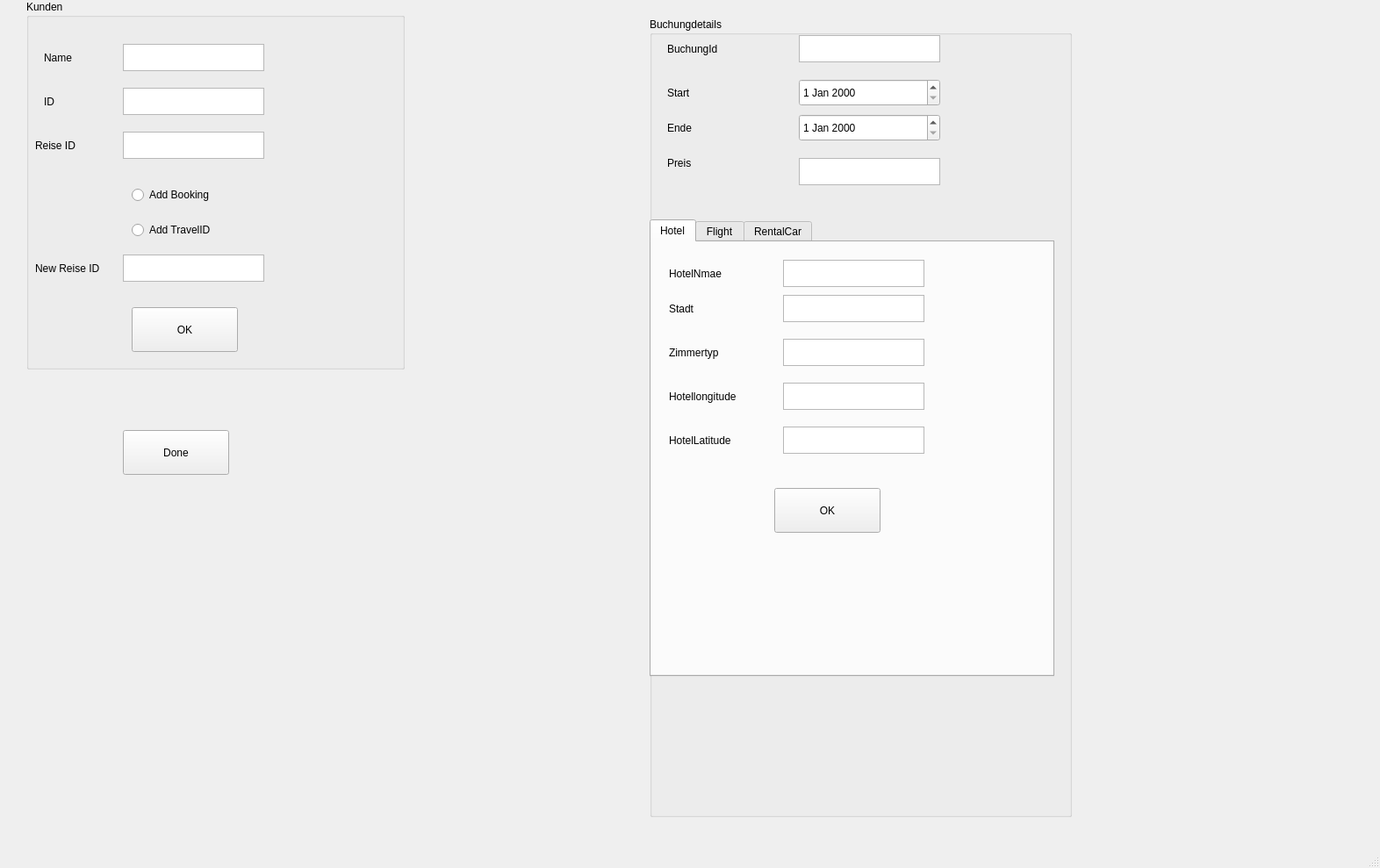
<?xml version="1.0" encoding="UTF-8"?>
<ui version="4.0">
 <class>MainWindow</class>
 <widget class="QMainWindow" name="MainWindow">
  <property name="geometry">
   <rect>
    <x>0</x>
    <y>0</y>
    <width>1572</width>
    <height>989</height>
   </rect>
  </property>
  <property name="windowTitle">
   <string>MainWindow</string>
  </property>
  <widget class="QWidget" name="centralwidget">
   <widget class="QGroupBox" name="groupBox">
    <property name="geometry">
     <rect>
      <x>30</x>
      <y>0</y>
      <width>431</width>
      <height>421</height>
     </rect>
    </property>
    <property name="title">
     <string>Kunden</string>
    </property>
    <widget class="QTextEdit" name="KundenId">
     <property name="geometry">
      <rect>
       <x>110</x>
       <y>100</y>
       <width>161</width>
       <height>31</height>
      </rect>
     </property>
    </widget>
    <widget class="QLabel" name="label">
     <property name="geometry">
      <rect>
       <x>20</x>
       <y>100</y>
       <width>70</width>
       <height>31</height>
      </rect>
     </property>
     <property name="text">
      <string>ID</string>
     </property>
    </widget>
    <widget class="QLabel" name="label_2">
     <property name="geometry">
      <rect>
       <x>20</x>
       <y>50</y>
       <width>71</width>
       <height>31</height>
      </rect>
     </property>
     <property name="text">
      <string>Name</string>
     </property>
    </widget>
    <widget class="QTextEdit" name="Kundenname">
     <property name="geometry">
      <rect>
       <x>110</x>
       <y>50</y>
       <width>161</width>
       <height>31</height>
      </rect>
     </property>
    </widget>
    <widget class="QTextEdit" name="ReiseID">
     <property name="geometry">
      <rect>
       <x>110</x>
       <y>150</y>
       <width>161</width>
       <height>31</height>
      </rect>
     </property>
    </widget>
    <widget class="QLabel" name="label_4">
     <property name="geometry">
      <rect>
       <x>10</x>
       <y>150</y>
       <width>70</width>
       <height>31</height>
      </rect>
     </property>
     <property name="text">
      <string>Reise ID</string>
     </property>
    </widget>
    <widget class="QPushButton" name="pushButton_4">
     <property name="geometry">
      <rect>
       <x>120</x>
       <y>350</y>
       <width>121</width>
       <height>51</height>
      </rect>
     </property>
     <property name="text">
      <string>OK</string>
     </property>
    </widget>
    <widget class="QRadioButton" name="radioButton">
     <property name="geometry">
      <rect>
       <x>120</x>
       <y>210</y>
       <width>107</width>
       <height>24</height>
      </rect>
     </property>
     <property name="text">
      <string>Add Booking</string>
     </property>
    </widget>
    <widget class="QRadioButton" name="radioButton_2">
     <property name="geometry">
      <rect>
       <x>120</x>
       <y>250</y>
       <width>107</width>
       <height>24</height>
      </rect>
     </property>
     <property name="text">
      <string>Add TravelID</string>
     </property>
    </widget>
    <widget class="QLabel" name="label_5">
     <property name="geometry">
      <rect>
       <x>10</x>
       <y>290</y>
       <width>111</width>
       <height>31</height>
      </rect>
     </property>
     <property name="text">
      <string>New Reise ID</string>
     </property>
    </widget>
    <widget class="QTextEdit" name="ReiseID_2">
     <property name="geometry">
      <rect>
       <x>110</x>
       <y>290</y>
       <width>161</width>
       <height>31</height>
      </rect>
     </property>
    </widget>
   </widget>
   <widget class="QGroupBox" name="groupBox_3">
    <property name="geometry">
     <rect>
      <x>740</x>
      <y>20</y>
      <width>481</width>
      <height>911</height>
     </rect>
    </property>
    <property name="title">
     <string>Buchungdetails</string>
    </property>
    <widget class="QLabel" name="label_6">
     <property name="geometry">
      <rect>
       <x>20</x>
       <y>20</y>
       <width>91</width>
       <height>31</height>
      </rect>
     </property>
     <property name="text">
      <string>BuchungId</string>
     </property>
    </widget>
    <widget class="QLabel" name="label_7">
     <property name="geometry">
      <rect>
       <x>20</x>
       <y>70</y>
       <width>71</width>
       <height>31</height>
      </rect>
     </property>
     <property name="text">
      <string>Start</string>
     </property>
    </widget>
    <widget class="QTextEdit" name="BuchungID">
     <property name="geometry">
      <rect>
       <x>170</x>
       <y>20</y>
       <width>161</width>
       <height>31</height>
      </rect>
     </property>
    </widget>
    <widget class="QTextEdit" name="Preis">
     <property name="geometry">
      <rect>
       <x>170</x>
       <y>160</y>
       <width>161</width>
       <height>31</height>
      </rect>
     </property>
    </widget>
    <widget class="QLabel" name="label_8">
     <property name="geometry">
      <rect>
       <x>20</x>
       <y>150</y>
       <width>71</width>
       <height>31</height>
      </rect>
     </property>
     <property name="text">
      <string>Preis</string>
     </property>
    </widget>
    <widget class="QLabel" name="label_9">
     <property name="geometry">
      <rect>
       <x>20</x>
       <y>110</y>
       <width>71</width>
       <height>31</height>
      </rect>
     </property>
     <property name="text">
      <string>Ende</string>
     </property>
    </widget>
    <widget class="QTabWidget" name="Tabs">
     <property name="geometry">
      <rect>
       <x>0</x>
       <y>230</y>
       <width>461</width>
       <height>521</height>
      </rect>
     </property>
     <property name="currentIndex">
      <number>0</number>
     </property>
     <widget class="QWidget" name="Hotel">
      <attribute name="title">
       <string>Hotel</string>
      </attribute>
      <widget class="QTextEdit" name="Hotelname">
       <property name="geometry">
        <rect>
         <x>150</x>
         <y>20</y>
         <width>161</width>
         <height>31</height>
        </rect>
       </property>
      </widget>
      <widget class="QLabel" name="label_10">
       <property name="geometry">
        <rect>
         <x>20</x>
         <y>60</y>
         <width>71</width>
         <height>31</height>
        </rect>
       </property>
       <property name="text">
        <string>Stadt</string>
       </property>
      </widget>
      <widget class="QTextEdit" name="Stadt">
       <property name="geometry">
        <rect>
         <x>150</x>
         <y>60</y>
         <width>161</width>
         <height>31</height>
        </rect>
       </property>
      </widget>
      <widget class="QLabel" name="label_11">
       <property name="geometry">
        <rect>
         <x>20</x>
         <y>20</y>
         <width>111</width>
         <height>31</height>
        </rect>
       </property>
       <property name="text">
        <string>HotelNmae</string>
       </property>
      </widget>
      <widget class="QTextEdit" name="Zimmer">
       <property name="geometry">
        <rect>
         <x>150</x>
         <y>110</y>
         <width>161</width>
         <height>31</height>
        </rect>
       </property>
      </widget>
      <widget class="QLabel" name="label_12">
       <property name="geometry">
        <rect>
         <x>20</x>
         <y>110</y>
         <width>91</width>
         <height>31</height>
        </rect>
       </property>
       <property name="text">
        <string>Zimmertyp</string>
       </property>
      </widget>
      <widget class="QPushButton" name="pushButton_3">
       <property name="geometry">
        <rect>
         <x>140</x>
         <y>280</y>
         <width>121</width>
         <height>51</height>
        </rect>
       </property>
       <property name="text">
        <string>OK</string>
       </property>
      </widget>
      <widget class="QLabel" name="label_20">
       <property name="geometry">
        <rect>
         <x>20</x>
         <y>160</y>
         <width>121</width>
         <height>31</height>
        </rect>
       </property>
       <property name="text">
        <string>Hotellongitude</string>
       </property>
      </widget>
      <widget class="QLabel" name="label_21">
       <property name="geometry">
        <rect>
         <x>20</x>
         <y>210</y>
         <width>121</width>
         <height>31</height>
        </rect>
       </property>
       <property name="text">
        <string>HotelLatitude</string>
       </property>
      </widget>
      <widget class="QTextEdit" name="Zimmer_2">
       <property name="geometry">
        <rect>
         <x>150</x>
         <y>210</y>
         <width>161</width>
         <height>31</height>
        </rect>
       </property>
      </widget>
      <widget class="QTextEdit" name="Zimmer_3">
       <property name="geometry">
        <rect>
         <x>150</x>
         <y>160</y>
         <width>161</width>
         <height>31</height>
        </rect>
       </property>
      </widget>
     </widget>
     <widget class="QWidget" name="Flight">
      <attribute name="title">
       <string>Flight</string>
      </attribute>
      <widget class="QTextEdit" name="FromDest">
       <property name="geometry">
        <rect>
         <x>180</x>
         <y>20</y>
         <width>161</width>
         <height>31</height>
        </rect>
       </property>
      </widget>
      <widget class="QLabel" name="label_13">
       <property name="geometry">
        <rect>
         <x>30</x>
         <y>60</y>
         <width>71</width>
         <height>31</height>
        </rect>
       </property>
       <property name="text">
        <string>To</string>
       </property>
      </widget>
      <widget class="QTextEdit" name="ToDest">
       <property name="geometry">
        <rect>
         <x>180</x>
         <y>60</y>
         <width>161</width>
         <height>31</height>
        </rect>
       </property>
      </widget>
      <widget class="QLabel" name="label_14">
       <property name="geometry">
        <rect>
         <x>30</x>
         <y>20</y>
         <width>71</width>
         <height>31</height>
        </rect>
       </property>
       <property name="text">
        <string>From</string>
       </property>
      </widget>
      <widget class="QTextEdit" name="Airline">
       <property name="geometry">
        <rect>
         <x>180</x>
         <y>110</y>
         <width>161</width>
         <height>31</height>
        </rect>
       </property>
      </widget>
      <widget class="QLabel" name="label_15">
       <property name="geometry">
        <rect>
         <x>30</x>
         <y>100</y>
         <width>71</width>
         <height>31</height>
        </rect>
       </property>
       <property name="text">
        <string>Airline</string>
       </property>
      </widget>
      <widget class="QPushButton" name="pushButton">
       <property name="geometry">
        <rect>
         <x>150</x>
         <y>380</y>
         <width>121</width>
         <height>51</height>
        </rect>
       </property>
       <property name="text">
        <string>OK</string>
       </property>
      </widget>
      <widget class="QLabel" name="label_29">
       <property name="geometry">
        <rect>
         <x>30</x>
         <y>160</y>
         <width>121</width>
         <height>31</height>
        </rect>
       </property>
       <property name="text">
        <string>FromLatitude</string>
       </property>
      </widget>
      <widget class="QLabel" name="label_27">
       <property name="geometry">
        <rect>
         <x>30</x>
         <y>260</y>
         <width>121</width>
         <height>31</height>
        </rect>
       </property>
       <property name="text">
        <string>ToLatitude</string>
       </property>
      </widget>
      <widget class="QLabel" name="label_26">
       <property name="geometry">
        <rect>
         <x>30</x>
         <y>310</y>
         <width>131</width>
         <height>31</height>
        </rect>
       </property>
       <property name="text">
        <string>ToLongitude</string>
       </property>
      </widget>
      <widget class="QTextEdit" name="Vehicleclass_9">
       <property name="geometry">
        <rect>
         <x>180</x>
         <y>260</y>
         <width>161</width>
         <height>31</height>
        </rect>
       </property>
      </widget>
      <widget class="QTextEdit" name="Vehicleclass_7">
       <property name="geometry">
        <rect>
         <x>180</x>
         <y>310</y>
         <width>161</width>
         <height>31</height>
        </rect>
       </property>
      </widget>
      <widget class="QLabel" name="label_28">
       <property name="geometry">
        <rect>
         <x>30</x>
         <y>210</y>
         <width>131</width>
         <height>31</height>
        </rect>
       </property>
       <property name="text">
        <string>Fromlongoitude</string>
       </property>
      </widget>
      <widget class="QTextEdit" name="Vehicleclass_6">
       <property name="geometry">
        <rect>
         <x>180</x>
         <y>160</y>
         <width>161</width>
         <height>31</height>
        </rect>
       </property>
      </widget>
      <widget class="QTextEdit" name="Vehicleclass_8">
       <property name="geometry">
        <rect>
         <x>180</x>
         <y>210</y>
         <width>161</width>
         <height>31</height>
        </rect>
       </property>
      </widget>
     </widget>
     <widget class="QWidget" name="RentalCar">
      <attribute name="title">
       <string>RentalCar</string>
      </attribute>
      <widget class="QTextEdit" name="Pickup">
       <property name="geometry">
        <rect>
         <x>180</x>
         <y>40</y>
         <width>161</width>
         <height>31</height>
        </rect>
       </property>
      </widget>
      <widget class="QLabel" name="label_16">
       <property name="geometry">
        <rect>
         <x>40</x>
         <y>80</y>
         <width>71</width>
         <height>31</height>
        </rect>
       </property>
       <property name="text">
        <string>Return</string>
       </property>
      </widget>
      <widget class="QTextEdit" name="Return">
       <property name="geometry">
        <rect>
         <x>180</x>
         <y>80</y>
         <width>161</width>
         <height>31</height>
        </rect>
       </property>
      </widget>
      <widget class="QLabel" name="label_17">
       <property name="geometry">
        <rect>
         <x>40</x>
         <y>40</y>
         <width>71</width>
         <height>31</height>
        </rect>
       </property>
       <property name="text">
        <string>Pickup</string>
       </property>
      </widget>
      <widget class="QTextEdit" name="Company">
       <property name="geometry">
        <rect>
         <x>180</x>
         <y>130</y>
         <width>161</width>
         <height>31</height>
        </rect>
       </property>
      </widget>
      <widget class="QLabel" name="label_18">
       <property name="geometry">
        <rect>
         <x>40</x>
         <y>130</y>
         <width>71</width>
         <height>31</height>
        </rect>
       </property>
       <property name="text">
        <string>Company</string>
       </property>
      </widget>
      <widget class="QLabel" name="label_19">
       <property name="geometry">
        <rect>
         <x>40</x>
         <y>180</y>
         <width>111</width>
         <height>31</height>
        </rect>
       </property>
       <property name="text">
        <string>Vehicleclass</string>
       </property>
      </widget>
      <widget class="QTextEdit" name="Vehicleclass">
       <property name="geometry">
        <rect>
         <x>180</x>
         <y>180</y>
         <width>161</width>
         <height>31</height>
        </rect>
       </property>
      </widget>
      <widget class="QPushButton" name="pushButton_2">
       <property name="geometry">
        <rect>
         <x>150</x>
         <y>430</y>
         <width>121</width>
         <height>51</height>
        </rect>
       </property>
       <property name="text">
        <string>OK</string>
       </property>
      </widget>
      <widget class="QTextEdit" name="Vehicleclass_3">
       <property name="geometry">
        <rect>
         <x>180</x>
         <y>230</y>
         <width>161</width>
         <height>31</height>
        </rect>
       </property>
      </widget>
      <widget class="QLabel" name="label_22">
       <property name="geometry">
        <rect>
         <x>40</x>
         <y>370</y>
         <width>131</width>
         <height>31</height>
        </rect>
       </property>
       <property name="text">
        <string>ReturnLongitude</string>
       </property>
      </widget>
      <widget class="QTextEdit" name="Vehicleclass_2">
       <property name="geometry">
        <rect>
         <x>180</x>
         <y>370</y>
         <width>161</width>
         <height>31</height>
        </rect>
       </property>
      </widget>
      <widget class="QLabel" name="label_25">
       <property name="geometry">
        <rect>
         <x>40</x>
         <y>330</y>
         <width>121</width>
         <height>31</height>
        </rect>
       </property>
       <property name="text">
        <string>ReturnLatitude</string>
       </property>
      </widget>
      <widget class="QLabel" name="label_23">
       <property name="geometry">
        <rect>
         <x>40</x>
         <y>280</y>
         <width>131</width>
         <height>31</height>
        </rect>
       </property>
       <property name="text">
        <string>Pickuplongoitude</string>
       </property>
      </widget>
      <widget class="QLabel" name="label_24">
       <property name="geometry">
        <rect>
         <x>40</x>
         <y>230</y>
         <width>121</width>
         <height>31</height>
        </rect>
       </property>
       <property name="text">
        <string>PickupLatitude</string>
       </property>
      </widget>
      <widget class="QTextEdit" name="Vehicleclass_4">
       <property name="geometry">
        <rect>
         <x>180</x>
         <y>280</y>
         <width>161</width>
         <height>31</height>
        </rect>
       </property>
      </widget>
      <widget class="QTextEdit" name="Vehicleclass_5">
       <property name="geometry">
        <rect>
         <x>180</x>
         <y>330</y>
         <width>161</width>
         <height>31</height>
        </rect>
       </property>
      </widget>
     </widget>
    </widget>
    <widget class="QDateEdit" name="StartDate">
     <property name="geometry">
      <rect>
       <x>170</x>
       <y>70</y>
       <width>161</width>
       <height>31</height>
      </rect>
     </property>
    </widget>
    <widget class="QDateEdit" name="Enddate">
     <property name="geometry">
      <rect>
       <x>170</x>
       <y>110</y>
       <width>161</width>
       <height>31</height>
      </rect>
     </property>
    </widget>
   </widget>
   <widget class="QPushButton" name="pushButton_5">
    <property name="geometry">
     <rect>
      <x>140</x>
      <y>490</y>
      <width>121</width>
      <height>51</height>
     </rect>
    </property>
    <property name="text">
     <string>Done</string>
    </property>
   </widget>
  </widget>
  <widget class="QMenuBar" name="menubar">
   <property name="geometry">
    <rect>
     <x>0</x>
     <y>0</y>
     <width>1572</width>
     <height>26</height>
    </rect>
   </property>
  </widget>
  <widget class="QStatusBar" name="statusbar"/>
 </widget>
 <resources/>
 <connections/>
</ui>
